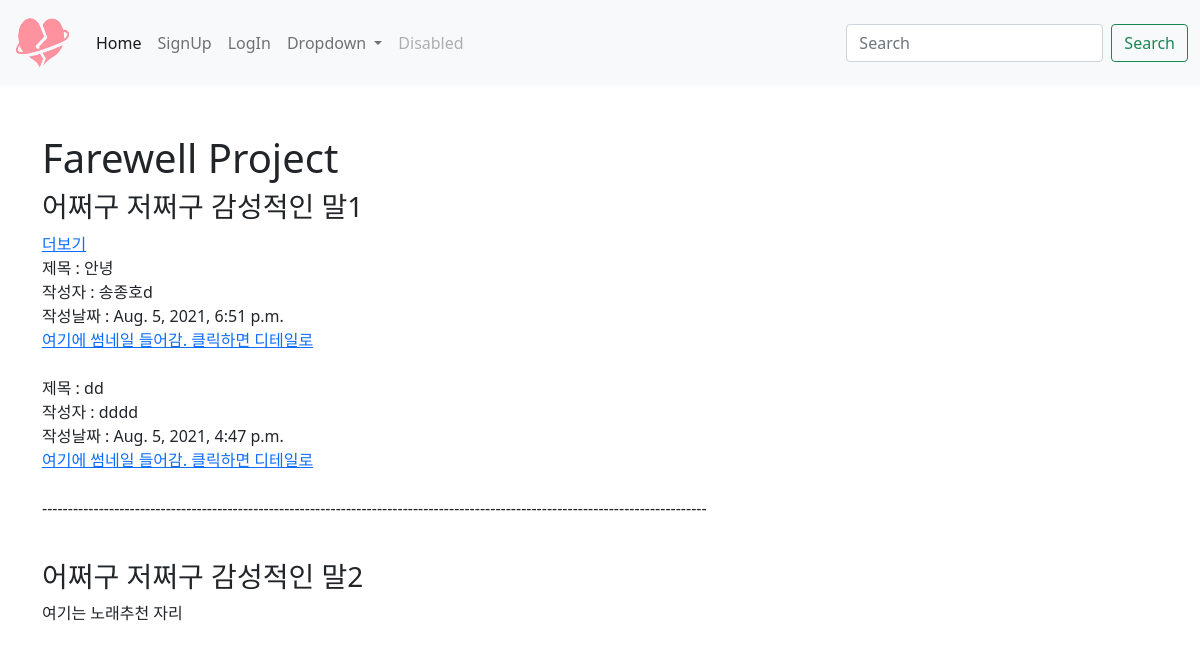
The app's page /, older data.
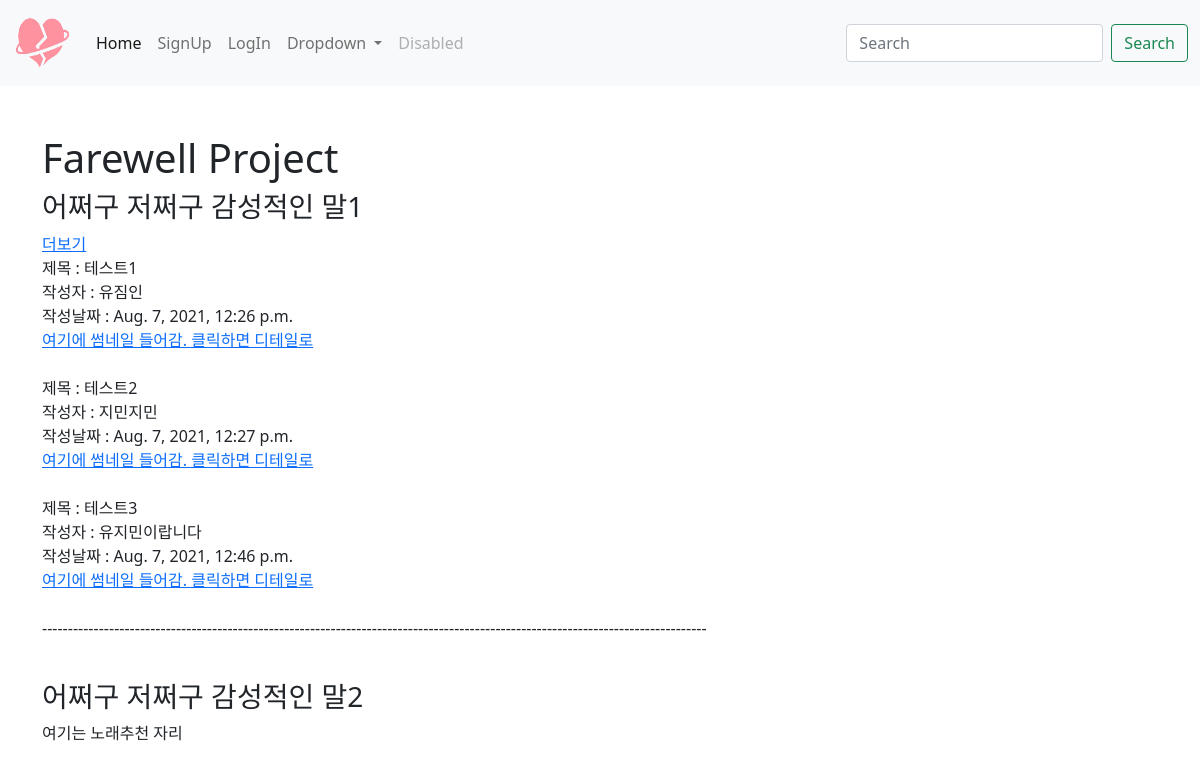
The same page, newer data.
### videoApp/models.py (models this page shows, shortened)
class Video(models.Model) :
    title = models.CharField(max_length=200)         # 영상 제목
    writer = models.CharField(max_length=100)        # 영상 작성자
    youtube = models.CharField(max_length=100)       # 유튜브 공유 속성 중 다른 값
    pub_date = models.DateTimeField()                # 게시물 올린 날짜
    image = models.ImageField(upload_to = "videoApp/", blank=True, null=True)   # 유튜브 영상 이미지

### videoApp/views.py (the view)
# urls.py: path('', home, name = "home"),                    # path('url 주소', views.py에 있는 함수명, name =  "namespace" html에서 접근가능한 이름 지정)
def home(request):
    videos = Video.objects.all()                                     # models.py의 Video를 가져와서 videos에 넣음
    return render(request,'home.html',{'videos' : videos})           # home.html을 랜더링

### videoApp/templates/home.html (shortened to what this page needs)
{% extends 'base.html' %}
{% block content %}
<br><br>
<!DOCTYPE html>
<html lang="en">
<head>
</head>
<body>
    <h1>Farewell Project</h1>
    <h3>어쩌구 저쩌구 감성적인 말1</h3>
    <div>
        <a href="{%url 'mainVideo'%}">더보기</a>
    </div>
    {%for video in videos%}
        제목 :  {{video.title}} <br>
        작성자 : {{video.writer}} <br>
        작성날짜 : {{video.pub_date}} <br>
        <a href = "{%url 'detailVideo' video.id %}">여기에 썸네일 들어감. 클릭하면 디테일로</a> <br><br>
    {% endfor %}
    <div>
        <p>---------------------------------------------------------------------------------------------------------------------------------</p><br>
        <h3>어쩌구 저쩌구 감성적인 말2</h3>
        <p>여기는 노래추천 자리</p>
    </div>
</body>
</html>
{% endblock %}

### project_farewell/templates/base.html (shortened to what this page needs)
<!DOCTYPE html>
<html lang="en">
<head>
    <link href="https://cdn.jsdelivr.net/npm/bootstrap@5.0.2/dist/css/bootstrap.min.css" rel="stylesheet">
</head>
<body>
    {% load static %}
    <nav class="navbar navbar-expand-lg navbar-light bg-light">
        <div class="container-fluid">
          <a class="navbar-brand" href="#"><img src="{% static 'farewell_icon.png' %}" alt="" width="60" height="60"> </a>
          <div class="collapse navbar-collapse" id="navbarSupportedContent">
            <ul class="navbar-nav me-auto mb-2 mb-lg-0">
              <li class="nav-item">
                <a class="nav-link active" aria-current="page" href="#">Home</a>
              </li>
              {% if not user.is_authenticated %}
                <li class="nav-item">
                    <a class="nav-link"href="{% url 'signup' %}">SignUp</a>
                </li>
                <li class="nav-item">
                    <a class="nav-link" href="{% url 'login' %}">LogIn</a>
                </li>
                {% endif %}
              <li class="nav-item dropdown">
                <a class="nav-link dropdown-toggle" href="#" id="navbarDropdown" role="button" data-bs-toggle="dropdown" aria-expanded="false">
                  Dropdown
                </a>
              </li>
              <li class="nav-item">
                <a class="nav-link disabled" href="#" tabindex="-1" aria-disabled="true">Disabled</a>
              </li>
            </ul>
            <form class="d-flex">
              <input class="form-control me-2" type="search" placeholder="Search" aria-label="Search">
              <button class="btn btn-outline-success" type="submit">Search</button>
            </form>
          </div>
        </div>
      </nav>
    <div class="container">
            {% block content %}
            {% endblock %}
    </div>
</body>
</html>

Row changes from the older to the newer data that the page shows:
removed Video: title "안녕", writer "송종호d", pub_date "Aug. 5, 2021, 6:51 p.m."
removed Video: title "dd", writer "dddd", pub_date "Aug. 5, 2021, 4:47 p.m."
added Video: title "테스트1", writer "유짐인", pub_date "Aug. 7, 2021, 12:26 p.m."
added Video: title "테스트2", writer "지민지민", pub_date "Aug. 7, 2021, 12:27 p.m."
added Video: title "테스트3", writer "유지민이랍니다", pub_date "Aug. 7, 2021, 12:46 p.m."
